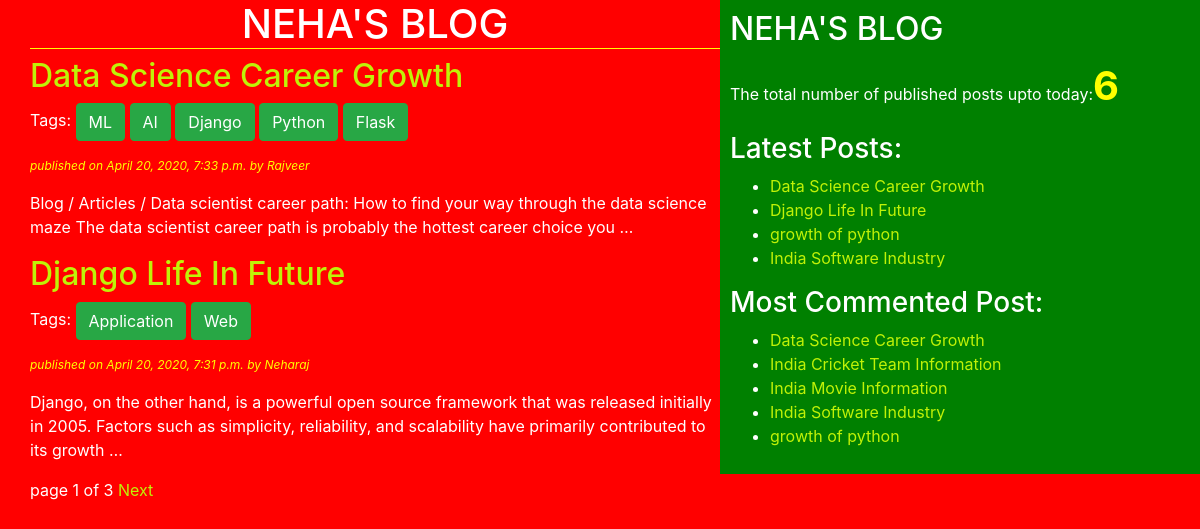
The page / on the database its author committed.
### blog/models.py (models this page shows, shortened)
class Post(models.Model):
    STATUS_CHOICES=(('draft', 'Draft'),('published', 'Published'))
    title=models.CharField(max_length=256)
    slug=models.SlugField(max_length=264, unique_for_date='publish')
    author=models.ForeignKey(User, related_name='blog_posts', on_delete=models.CASCADE)
    body=models.TextField()
    publish=models.DateTimeField(default=timezone.now)
    created=models.DateTimeField(auto_now_add=True)
    updated=models.DateTimeField(auto_now=True)
    status=models.CharField(max_length=10, choices=STATUS_CHOICES, default='draft')
    objects=CustomManager()
    tags=TaggableManager()
    class Meta:
        ordering = ('-publish',)
    def get_absolute_url(self):
        return reverse('post_detail', args=[self.publish.year, self.publish.month,
        self.publish.day, self.slug])

### blog/views.py (the view)
# urls.py: path('', views.post_list_view),
def post_list_view(request,tag_slug=None):
    post_list = Post.objects.all()
    tag = None
    if tag_slug:
        tag = get_object_or_404(Tag, slug=tag_slug)
        post_list = post_list.filter(tags__in=[tag])
    paginator = Paginator(post_list,2)
    page_number = request.GET.get('page')
    try:
        post_list = paginator.page(page_number)
    except PageNotAnInteger:
        post_list = paginator.page(1)
    except EmptyPage:
        post_list = paginator.page(paginator.num_pages)
    return render(request, 'blog/post_list.html', {'post_list': post_list, 'tag': tag})

### blog/models.py (called while the page is built)
    def get_queryset(self):
        return super().get_queryset().filter(status='published')

### blog/templatetags/blog_tags.py (called while the page is built)
@register.simple_tag(name='my_tag')
def total_posts():
    return Post.objects.count()

@register.inclusion_tag('blog/latest_posts123.html')
def show_latest_posts(count=3):
    latest_posts = Post.objects.order_by('-publish')[:count]
    return {'latest_posts': latest_posts}

@register.simple_tag
def get_most_commented_posts(count=5):
    return Post.objects.annotate(total_comments=Count('comments')).order_by('-total_comments')[:count]

### templates/blog/post_list.html (shortened to what this page needs)
{% extends "blog/base.html" %}
  {% block content %}
    <h1>NEHA'S BLOG</h1>
    {% for post in post_list %}
       <h2><a id="title" href="{{post.get_absolute_url}}">{{post.title}}</a></h2>
      <p>Tags:
         {% for tag in post.tags.all %}
         <a href="{%url 'post_list_by_tag_name' tag.slug%}" class="btn btn-success">{{tag.name}}</a>
         {% endfor %}
      </p>
       <p id="date">published on {{post.publish}} by {{post.author|title}}</p>
       {{post.body|truncatewords:30|linebreaks}}
    {% endfor %}
    {% include 'blog/pagination.html' with page=post_list %}
  {% endblock %}

### templates/blog/base.html (shortened to what this page needs)
<!DOCTYPE html>
{% load blog_tags %}
{% load static %}
<html lang="en">
<head>
    <link rel="stylesheet" href="https://stackpath.bootstrapcdn.com/bootstrap/4.4.1/css/bootstrap.min.css"
>
    <link rel="stylesheet" href="{% static 'css/blog.css' %}">
</head>
<body>
 <div class="content">
     {% block content %}{% endblock %}
 </div>
 <div class="sidebar">
     <h2>NEHA'S BLOG</h2>
     <p>The total number of published posts upto today:<span id='pcount'>{% my_tag %}</span></p>
     <h3>Latest Posts:</h3>{% show_latest_posts 4 %}
     <h3>Most Commented Post:</h3>
     {% get_most_commented_posts as most_commented_posts %}
     <ul>
         {% for post in most_commented_posts %}
         <li><a id="title" href="{{post.get_absolute_url}}">{{post.title}}</a></li>
         {% endfor %}
     </ul>
 </div>
</body>
</html>

### templates/blog/pagination.html (shortened to what this page needs)
<div class="paginator">
    <span class="current">
        page {{page.number}} of {{page.paginator.num_pages}}
    </span>
    <span>
        {% if page.has_next %}
          <a href="?page={{page.next_page_number}}">Next</a>
        {% endif %}
    </span>
</div>

### templates/blog/latest_posts123.html
<ul>
    {% for post in latest_posts %}
    <li><a id="title" href="{{post.get_absolute_url}}">{{post.title}}</a></li>
    {% endfor %}
</ul>

### static/css/blog.css (style rules this page uses)
.content { width: 60%; float: left; padding: 0 0 0 30px; background: red; height: 100%; }
.sidebar { width: 40%; float: right; padding: 10px; background: green; height: 100%; }
h1 { text-align: center; border-bottom: 1px solid yellow; paddding: 0 0 10px 0; }
body { background:red; color:white; }
#date { color:yellow; font-size: 12px; font-style: italic; }
a { color:#bff207; }
#pcount { font-size: 40px; color: yellow; font-weight: bold; }

### rows shown on the page
Post: title "Data Science Career Growth", publish "April 20, 2020, 7:33 p.m.", author "Rajveer", body "Blog / Articles / Data scientist career path: How to find your way through the data science maze The data scientist career path is probably the hottest career choice you …"
Tag: name "ML"
Tag: name "AI"
Tag: name "Django"
Tag: name "Python"
Tag: name "Flask"
Post: title "Django Life In Future", publish "April 20, 2020, 7:31 p.m.", author "Neharaj", body "Django, on the other hand, is a powerful open source framework that was released initially in 2005. Factors such as simplicity, reliability, and scalability have primarily contributed to its growth …"
Tag: name "Application"
Tag: name "Web"
Post: title "growth of python"
Post: title "India Software Industry"
Post: title "India Cricket Team Information"
Post: title "India Movie Information"

### other values the page prints
{{ page.number }} "1"
{{ page.paginator.num_pages }} "3"
